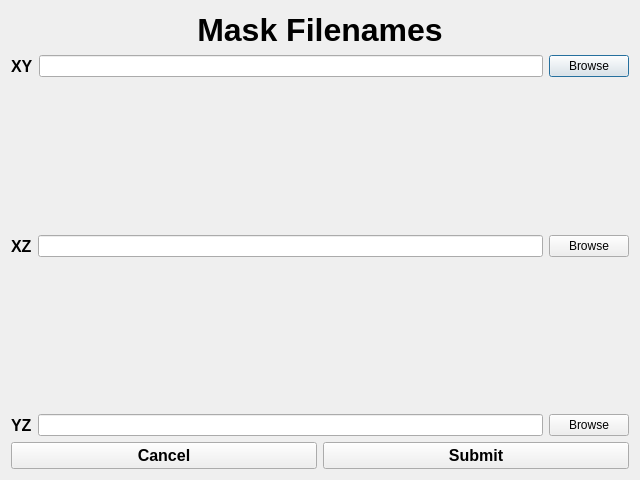
<?xml version="1.0" encoding="UTF-8"?>
<ui version="4.0">
 <class>maskFilenames</class>
 <widget class="QDialog" name="maskFilenames">
  <property name="geometry">
   <rect>
    <x>0</x>
    <y>0</y>
    <width>640</width>
    <height>480</height>
   </rect>
  </property>
  <property name="windowTitle">
   <string>Dialog</string>
  </property>
  <layout class="QGridLayout" name="gridLayout" rowstretch="1,10,1">
   <item row="0" column="0">
    <layout class="QVBoxLayout" name="verticalLayout">
     <item>
      <layout class="QHBoxLayout" name="horizontalLayout_5">
       <item>
        <widget class="QLabel" name="maskFilenamesLabel">
         <property name="font">
          <font>
           <pointsize>24</pointsize>
           <bold>true</bold>
          </font>
         </property>
         <property name="text">
          <string>Mask Filenames</string>
         </property>
         <property name="alignment">
          <set>Qt::AlignCenter</set>
         </property>
        </widget>
       </item>
      </layout>
     </item>
    </layout>
   </item>
   <item row="1" column="0">
    <layout class="QVBoxLayout" name="verticalLayout_2">
     <item>
      <layout class="QHBoxLayout" name="horizontalLayout">
       <item>
        <widget class="QLabel" name="maskFilenamesXYLabel">
         <property name="font">
          <font>
           <pointsize>12</pointsize>
           <bold>true</bold>
          </font>
         </property>
         <property name="text">
          <string>XY</string>
         </property>
        </widget>
       </item>
       <item>
        <widget class="QLineEdit" name="maskFilenamesXYLineEdit"/>
       </item>
       <item>
        <widget class="QPushButton" name="maskFilenamesXYButton">
         <property name="text">
          <string>Browse</string>
         </property>
        </widget>
       </item>
      </layout>
     </item>
     <item>
      <spacer name="verticalSpacer">
       <property name="orientation">
        <enum>Qt::Vertical</enum>
       </property>
       <property name="sizeHint" stdset="0">
        <size>
         <width>20</width>
         <height>40</height>
        </size>
       </property>
      </spacer>
     </item>
     <item>
      <layout class="QHBoxLayout" name="horizontalLayout_2">
       <item>
        <widget class="QLabel" name="maskFilenamesXZLabel">
         <property name="font">
          <font>
           <pointsize>12</pointsize>
           <bold>true</bold>
          </font>
         </property>
         <property name="text">
          <string>XZ</string>
         </property>
        </widget>
       </item>
       <item>
        <widget class="QLineEdit" name="maskFilenamesXZLineEdit"/>
       </item>
       <item>
        <widget class="QPushButton" name="maskFilenamesXZButton">
         <property name="text">
          <string>Browse</string>
         </property>
        </widget>
       </item>
      </layout>
     </item>
     <item>
      <spacer name="verticalSpacer_2">
       <property name="orientation">
        <enum>Qt::Vertical</enum>
       </property>
       <property name="sizeHint" stdset="0">
        <size>
         <width>20</width>
         <height>40</height>
        </size>
       </property>
      </spacer>
     </item>
     <item>
      <layout class="QHBoxLayout" name="horizontalLayout_3">
       <item>
        <widget class="QLabel" name="maskFilenamesYZLabel">
         <property name="font">
          <font>
           <pointsize>12</pointsize>
           <bold>true</bold>
          </font>
         </property>
         <property name="text">
          <string>YZ</string>
         </property>
        </widget>
       </item>
       <item>
        <widget class="QLineEdit" name="maskFilenamesYZLineEdit"/>
       </item>
       <item>
        <widget class="QPushButton" name="maskFilenamesYZButton">
         <property name="text">
          <string>Browse</string>
         </property>
        </widget>
       </item>
      </layout>
     </item>
    </layout>
   </item>
   <item row="2" column="0">
    <layout class="QVBoxLayout" name="verticalLayout_3">
     <item>
      <layout class="QHBoxLayout" name="horizontalLayout_6">
       <item>
        <widget class="QPushButton" name="cancelButton">
         <property name="font">
          <font>
           <pointsize>12</pointsize>
           <bold>true</bold>
          </font>
         </property>
         <property name="text">
          <string>Cancel</string>
         </property>
        </widget>
       </item>
       <item>
        <widget class="QPushButton" name="submitButton">
         <property name="font">
          <font>
           <pointsize>12</pointsize>
           <bold>true</bold>
          </font>
         </property>
         <property name="text">
          <string>Submit</string>
         </property>
        </widget>
       </item>
      </layout>
     </item>
    </layout>
   </item>
  </layout>
 </widget>
 <resources/>
 <connections/>
</ui>
